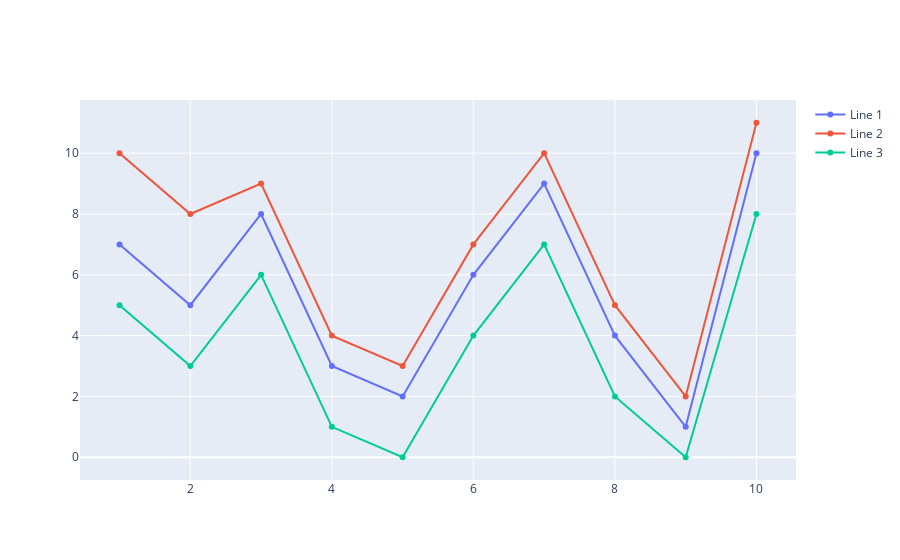

The cell this chart's notebook holds for it:
### Code cell
fig.add_trace(go.Scatter(x=x1,y=y1,name='Line 1'))
fig.add_trace(go.Scatter(x=x2,y=y2,name='Line 2'))
fig.add_trace(go.Scatter(x=x3,y=y3,name='Line 3'))

### Figure 1 — Plotly figure (JSON) as saved in the notebook; plotly's stock layout.template omitted (floating-point values rounded to 4 significant figures)
{"data": [{"name": "Line 1", "type": "scatter", "x": [1, 2, 3, 4, 5, 6, 7, 8, 9, 10], "y": [7, 5, 8, 3, 2, 6, 9, 4, 1, 10]}, {"name": "Line 2", "type": "scatter", "x": [1, 2, 3, 4, 5, 6, 7, 8, 9, 10], "y": [10, 8, 9, 4, 3, 7, 10, 5, 2, 11]}, {"name": "Line 3", "type": "scatter", "x": [1, 2, 3, 4, 5, 6, 7, 8, 9, 10], "y": [5, 3, 6, 1, 0, 4, 7, 2, 0, 8]}], "layout": {}}
